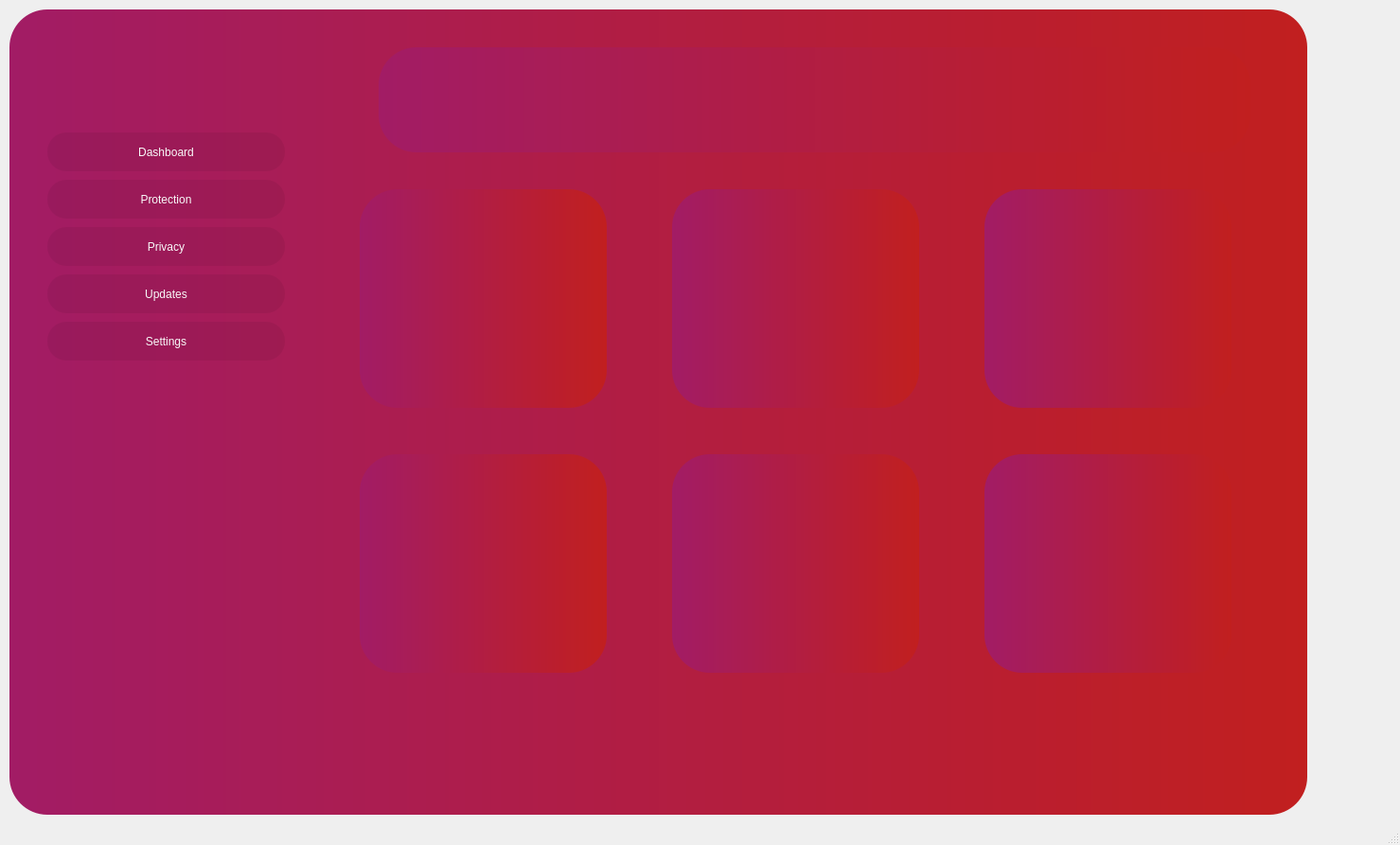
<?xml version="1.0" encoding="UTF-8"?>
<ui version="4.0">
 <class>MainWindow</class>
 <widget class="QMainWindow" name="MainWindow">
  <property name="geometry">
   <rect>
    <x>0</x>
    <y>0</y>
    <width>1479</width>
    <height>893</height>
   </rect>
  </property>
  <property name="windowTitle">
   <string>MainWindow</string>
  </property>
  <property name="styleSheet">
   <string notr="true">QPushButton#pushbutton{
	border-radius:30px;
}</string>
  </property>
  <widget class="QWidget" name="centralwidget">
   <widget class="QWidget" name="Background" native="true">
    <property name="geometry">
     <rect>
      <x>10</x>
      <y>10</y>
      <width>1371</width>
      <height>851</height>
     </rect>
    </property>
    <property name="styleSheet">
     <string notr="true">border-radius:10px;
background-color: qlineargradient(spread:pad, x1:0, y1:0, x2:1, y2:0, stop:0 rgba(162, 28, 101, 255), stop:1 rgba(193, 31, 31, 255));
border-radius:40px;

</string>
    </property>
    <widget class="QLabel" name="Background_image">
     <property name="geometry">
      <rect>
       <x>0</x>
       <y>0</y>
       <width>1371</width>
       <height>771</height>
      </rect>
     </property>
     <property name="styleSheet">
      <string notr="true">background-color: transparent;
border-radius:40px;
</string>
     </property>
     <property name="text">
      <string/>
     </property>
     <property name="pixmap">
      <pixmap resource="../Resturent App/Resources.qrc">:/Pictures/Background.png</pixmap>
     </property>
     <property name="scaledContents">
      <bool>true</bool>
     </property>
    </widget>
    <widget class="QPushButton" name="Home_button">
     <property name="geometry">
      <rect>
       <x>40</x>
       <y>130</y>
       <width>251</width>
       <height>41</height>
      </rect>
     </property>
     <property name="styleSheet">
      <string notr="true">font:9pt &quot;Long Fox&quot;;
background-color:rgba(0,0,0,15);
color:#f9f9f9;
border-radius:20px;</string>
     </property>
     <property name="text">
      <string>Dashboard</string>
     </property>
     <property name="icon">
      <iconset resource="../Resturent App/Resources.qrc">
       <normaloff>:/Svg White/Svg/Home.svg</normaloff>:/Svg White/Svg/Home.svg</iconset>
     </property>
     <property name="iconSize">
      <size>
       <width>30</width>
       <height>30</height>
      </size>
     </property>
     <property name="checkable">
      <bool>true</bool>
     </property>
    </widget>
    <widget class="QPushButton" name="Home_button_2">
     <property name="geometry">
      <rect>
       <x>40</x>
       <y>180</y>
       <width>251</width>
       <height>41</height>
      </rect>
     </property>
     <property name="styleSheet">
      <string notr="true">font:9pt &quot;Long Fox&quot;;
background-color:rgba(0,0,0,15);
color:#f9f9f9;
border-radius:20px;</string>
     </property>
     <property name="text">
      <string>Protection</string>
     </property>
     <property name="icon">
      <iconset resource="../Resturent App/Resources.qrc">
       <normaloff>:/Svg White/Svg/Notifications.svg</normaloff>:/Svg White/Svg/Notifications.svg</iconset>
     </property>
     <property name="iconSize">
      <size>
       <width>30</width>
       <height>30</height>
      </size>
     </property>
     <property name="checkable">
      <bool>true</bool>
     </property>
    </widget>
    <widget class="QPushButton" name="Home_button_3">
     <property name="geometry">
      <rect>
       <x>40</x>
       <y>230</y>
       <width>251</width>
       <height>41</height>
      </rect>
     </property>
     <property name="styleSheet">
      <string notr="true">font:9pt &quot;Long Fox&quot;;
background-color:rgba(0,0,0,15);
color:#f9f9f9;
border-radius:20px;</string>
     </property>
     <property name="text">
      <string>Privacy</string>
     </property>
     <property name="icon">
      <iconset resource="../Resturent App/Resources.qrc">
       <normaloff>:/Svg White/Svg/Services.svg</normaloff>:/Svg White/Svg/Services.svg</iconset>
     </property>
     <property name="iconSize">
      <size>
       <width>30</width>
       <height>30</height>
      </size>
     </property>
     <property name="checkable">
      <bool>true</bool>
     </property>
    </widget>
    <widget class="QPushButton" name="Home_button_4">
     <property name="geometry">
      <rect>
       <x>40</x>
       <y>280</y>
       <width>251</width>
       <height>41</height>
      </rect>
     </property>
     <property name="styleSheet">
      <string notr="true">font:9pt &quot;Long Fox&quot;;
background-color:rgba(0,0,0,15);
color:#f9f9f9;
border-radius:20px;</string>
     </property>
     <property name="text">
      <string>Updates</string>
     </property>
     <property name="icon">
      <iconset resource="../Resturent App/Resources.qrc">
       <normaloff>:/Svg White/Svg/Payments.svg</normaloff>:/Svg White/Svg/Payments.svg</iconset>
     </property>
     <property name="iconSize">
      <size>
       <width>30</width>
       <height>30</height>
      </size>
     </property>
     <property name="checkable">
      <bool>true</bool>
     </property>
    </widget>
    <widget class="QPushButton" name="Home_button_5">
     <property name="geometry">
      <rect>
       <x>40</x>
       <y>330</y>
       <width>251</width>
       <height>41</height>
      </rect>
     </property>
     <property name="styleSheet">
      <string notr="true">font:9pt &quot;Long Fox&quot;;
background-color:rgba(0,0,0,15);
color:#f9f9f9;
border-radius:20px;</string>
     </property>
     <property name="text">
      <string>Settings</string>
     </property>
     <property name="icon">
      <iconset resource="../Resturent App/Resources.qrc">
       <normaloff>:/Svg White/Svg/Settings.svg</normaloff>:/Svg White/Svg/Settings.svg</iconset>
     </property>
     <property name="iconSize">
      <size>
       <width>30</width>
       <height>30</height>
      </size>
     </property>
     <property name="checkable">
      <bool>true</bool>
     </property>
    </widget>
    <widget class="QLabel" name="label">
     <property name="geometry">
      <rect>
       <x>390</x>
       <y>40</y>
       <width>921</width>
       <height>111</height>
      </rect>
     </property>
     <property name="text">
      <string/>
     </property>
     <property name="pixmap">
      <pixmap resource="../Resturent App/Resources.qrc">:/Pictures/g18132.png</pixmap>
     </property>
     <property name="scaledContents">
      <bool>true</bool>
     </property>
    </widget>
    <widget class="QStackedWidget" name="stackedWidget">
     <property name="geometry">
      <rect>
       <x>320</x>
       <y>170</y>
       <width>1021</width>
       <height>571</height>
      </rect>
     </property>
     <property name="styleSheet">
      <string notr="true">background-color: transparent;</string>
     </property>
     <widget class="QWidget" name="page">
      <widget class="QPushButton" name="pushButton_6">
       <property name="geometry">
        <rect>
         <x>710</x>
         <y>300</y>
         <width>261</width>
         <height>231</height>
        </rect>
       </property>
       <property name="styleSheet">
        <string notr="true">background-color: qlineargradient(spread:pad, x1:0, y1:0, x2:1, y2:0, stop:0 rgba(162, 28, 101, 255), stop:1 rgba(193, 31, 31, 255));</string>
       </property>
       <property name="text">
        <string/>
       </property>
      </widget>
      <widget class="QPushButton" name="pushButton_3">
       <property name="geometry">
        <rect>
         <x>380</x>
         <y>20</y>
         <width>261</width>
         <height>231</height>
        </rect>
       </property>
       <property name="styleSheet">
        <string notr="true">background-color: qlineargradient(spread:pad, x1:0, y1:0, x2:1, y2:0, stop:0 rgba(162, 28, 101, 255), stop:1 rgba(193, 31, 31, 255));</string>
       </property>
       <property name="text">
        <string/>
       </property>
      </widget>
      <widget class="QPushButton" name="pushButton_5">
       <property name="geometry">
        <rect>
         <x>710</x>
         <y>20</y>
         <width>261</width>
         <height>231</height>
        </rect>
       </property>
       <property name="styleSheet">
        <string notr="true">background-color: qlineargradient(spread:pad, x1:0, y1:0, x2:1, y2:0, stop:0 rgba(162, 28, 101, 255), stop:1 rgba(193, 31, 31, 255));</string>
       </property>
       <property name="text">
        <string/>
       </property>
      </widget>
      <widget class="QPushButton" name="pushButton_4">
       <property name="geometry">
        <rect>
         <x>380</x>
         <y>300</y>
         <width>261</width>
         <height>231</height>
        </rect>
       </property>
       <property name="styleSheet">
        <string notr="true">background-color: qlineargradient(spread:pad, x1:0, y1:0, x2:1, y2:0, stop:0 rgba(162, 28, 101, 255), stop:1 rgba(193, 31, 31, 255));</string>
       </property>
       <property name="text">
        <string/>
       </property>
      </widget>
      <widget class="QPushButton" name="pushButton_2">
       <property name="geometry">
        <rect>
         <x>50</x>
         <y>300</y>
         <width>261</width>
         <height>231</height>
        </rect>
       </property>
       <property name="styleSheet">
        <string notr="true">background-color: qlineargradient(spread:pad, x1:0, y1:0, x2:1, y2:0, stop:0 rgba(162, 28, 101, 255), stop:1 rgba(193, 31, 31, 255));</string>
       </property>
       <property name="text">
        <string/>
       </property>
      </widget>
      <widget class="QPushButton" name="pushButton">
       <property name="geometry">
        <rect>
         <x>50</x>
         <y>20</y>
         <width>261</width>
         <height>231</height>
        </rect>
       </property>
       <property name="styleSheet">
        <string notr="true">background-color: qlineargradient(spread:pad, x1:0, y1:0, x2:1, y2:0, stop:0 rgba(162, 28, 101, 255), stop:1 rgba(193, 31, 31, 255));</string>
       </property>
       <property name="text">
        <string/>
       </property>
      </widget>
     </widget>
     <widget class="QWidget" name="page_2"/>
    </widget>
   </widget>
  </widget>
  <widget class="QStatusBar" name="statusbar"/>
 </widget>
 <resources>
  <include location="../Resturent App/Resources.qrc"/>
 </resources>
 <connections/>
</ui>
